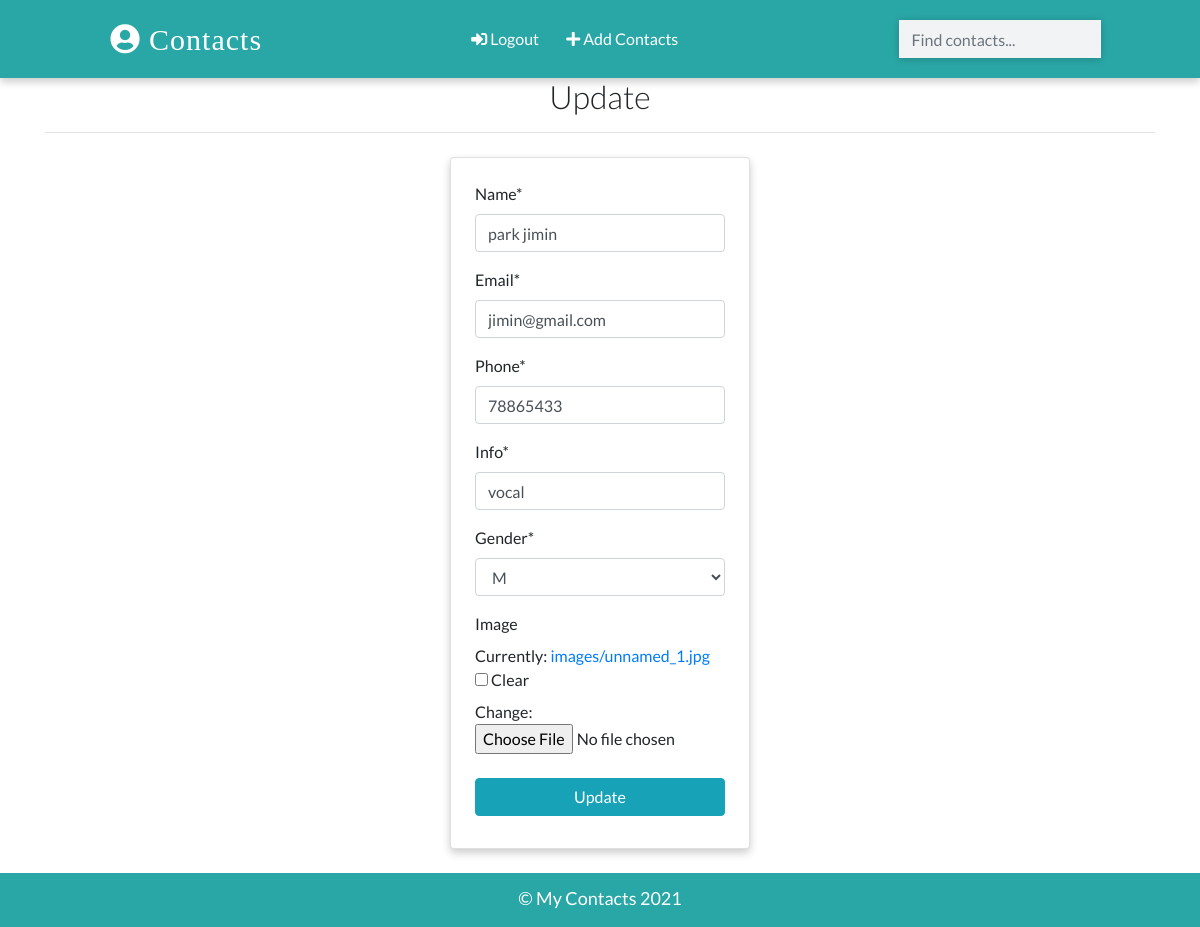
The app's page /contacts/update/3 (signed in) with its own data.
### app/models.py (models this page shows, shortened)
class Contact(models.Model):
    name=models.CharField(max_length=50)
    email=models.EmailField(max_length=30)
    phone=models.IntegerField()
    info=models.CharField(max_length=30)
    gender=models.CharField(max_length=10,choices=(
        ('male','M'),
        ('female','F')
    ))
    image=models.ImageField(upload_to='images/' , blank=True)
    date_added=models.DateTimeField(default=datetime.now)

### app/views.py (the view, shortened to what this page needs)
# urls.py: path('contacts/update/<int:pk>',views.ContactUpdateView.as_view(),name="update"),
class ContactUpdateView(LoginRequiredMixin,UpdateView):
     model=Contact
     template_name='update.html'
     fields=['name','email','phone','info','gender','image']

### templates/update.html (shortened to what this page needs)
{% extends "base.html" %}
{%load crispy_forms_tags%}
{% block content %}
<div class="container">
    <h2 class="heading font-weight-light text-center">Update {{con}}</h2>
    <hr>
  </div>
  <div class="container w-25 card p-4 mt-4">
    <form action="" method="POST" enctype="multipart/form-data">
        {{form|crispy}}
     <input type="submit" value="Update" class="w-100 text-white text-center my-2 btn btn-info">
    </form>
  </div>
{% endblock content %}

### static/css/main.css (style rules this page uses)
:root { --back: #29a7a6; --girl: #e64298; --boy: #2874dd; }
body { font-family: Lato, sans-serif; height:100%; }
form { position: relative; }
.card { box-shadow: 0 4px 8px 0 rgba(0, 0, 0, 0.2); transition: 0.3s; min-width: 250px; box-sizing: border-box; }

### records on screen
Contact: name "park jimin", email "jimin@gmail.com", phone "78865433", info "vocal", gender "M"
